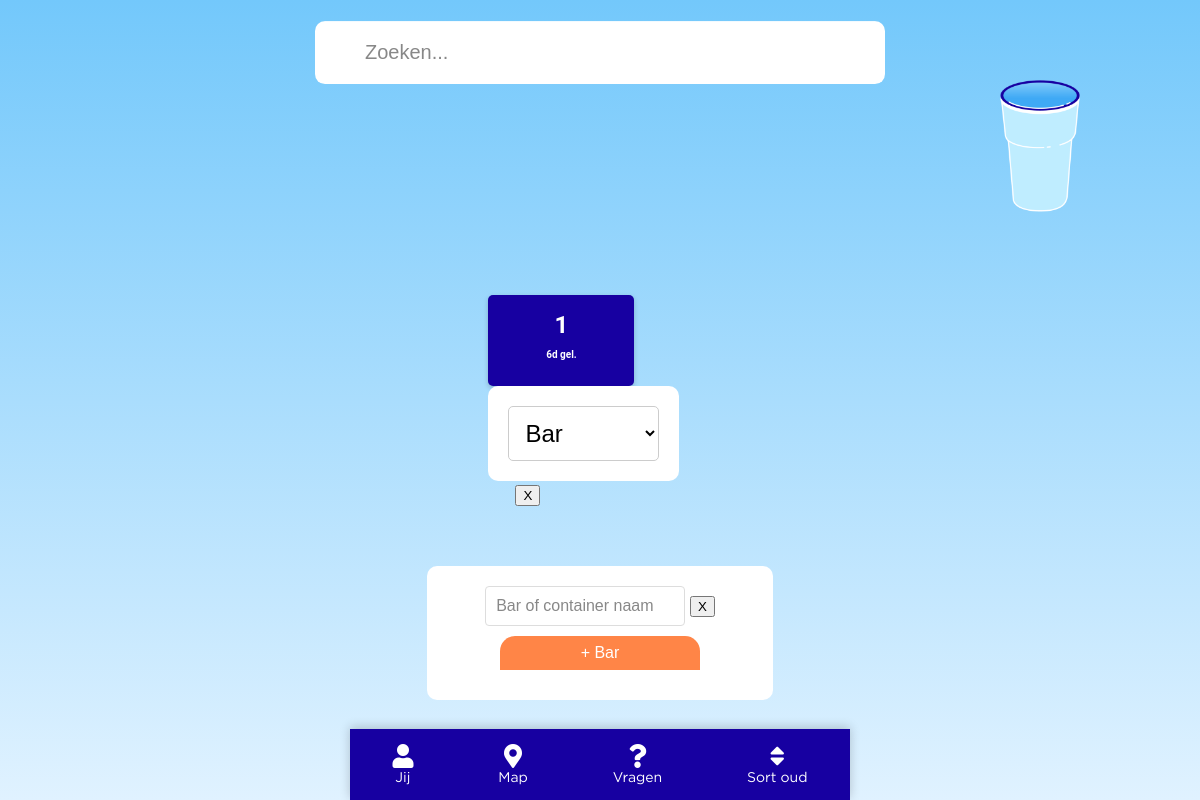
/location/24/1?user_id=1&from_admin=true (signed in), run on an earlier commit of the app's database.
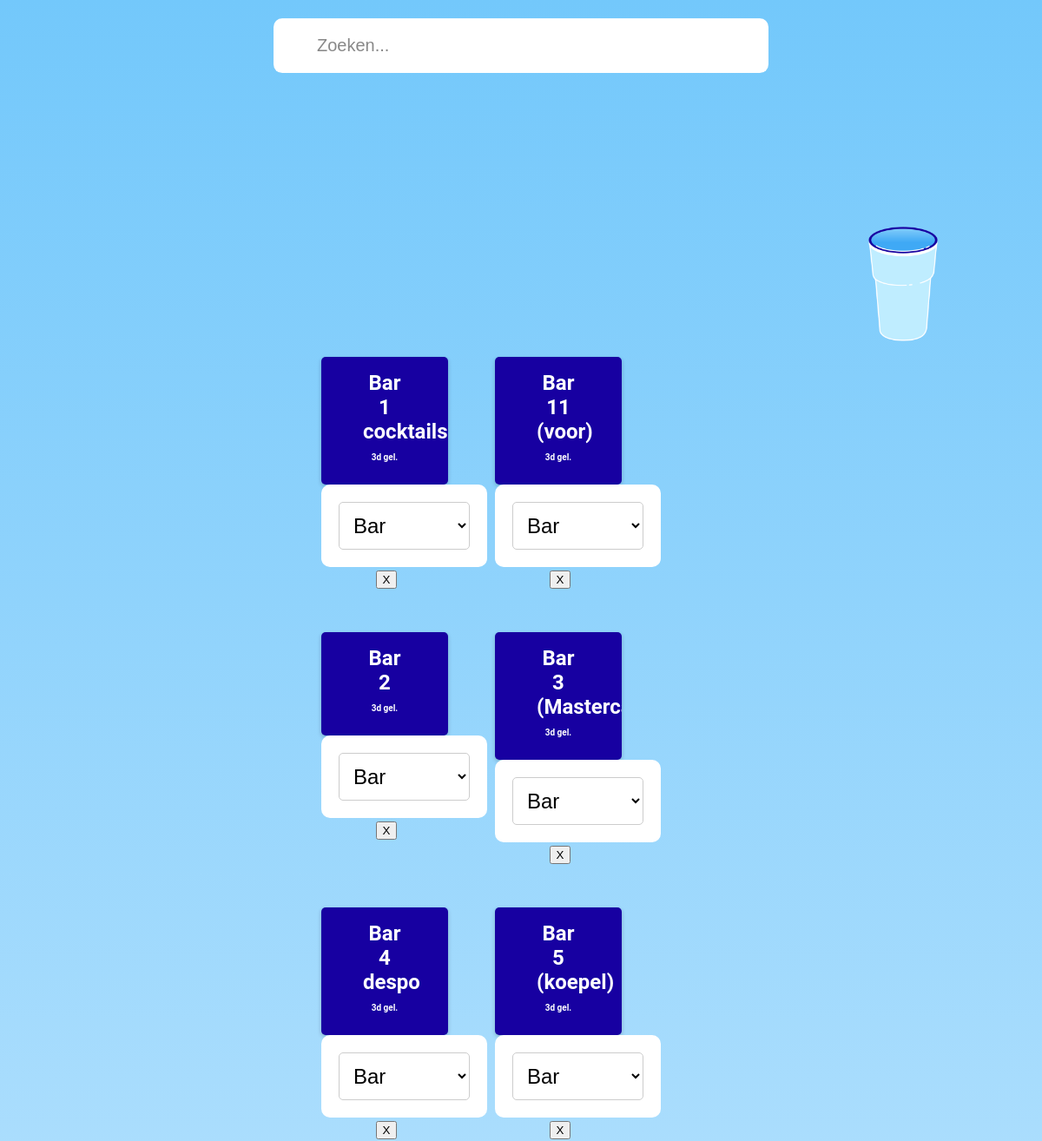
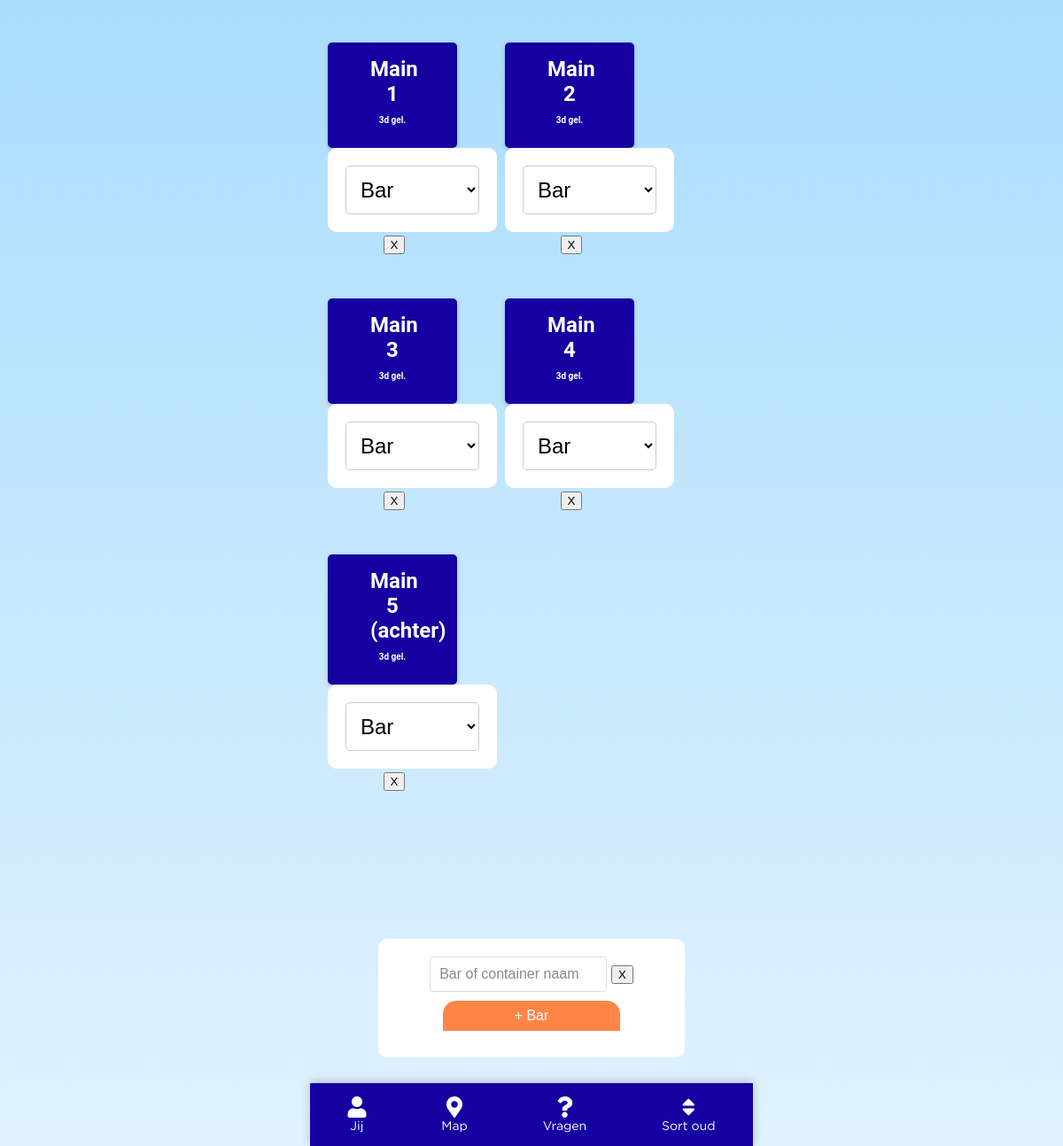
And on a later commit of the database (2 pictures, top to bottom).
### app.py (models this page shows, shortened)
class Bar(db.Model):
    id = db.Column(db.Integer, primary_key=True)
    name = db.Column(db.String(120), nullable=False)
    total_kg = db.Column(db.Integer, default=0)  # Total kilograms of zakken collected
    background_color = db.Column(db.String(10), default='#1700a1')  # New field to store color
    zakken = db.Column(db.Integer, nullable=False, default=0)
    bekers = db.Column(db.Integer, nullable=False, default=0)
    location_id = db.Column(db.Integer, db.ForeignKey('location.id'), nullable=False)
    location = db.relationship('Location', backref=db.backref('bars', lazy=True))
    x = db.Column(db.Float, nullable=True)  # X coordinate as percentage
    y = db.Column(db.Float, nullable=True)  # Y coordinate as percentage
    note = db.Column(db.String(1000))  # Assuming note is just a text field for simplicity
    url = db.Column(db.String)
    link = db.Column(db.String)
    last_checked_in = db.Column(db.DateTime, nullable=True)
    last_checked_in_user_id = db.Column(db.Integer, db.ForeignKey('user.id'), nullable=True)
    last_checked_in_user = db.relationship('User', foreign_keys=[last_checked_in_user_id], backref='checked_in_bars')
    notifications = db.relationship('Notification', backref='related_bar', lazy=True)  # Ensure unique backref name

### app.py (the view, shortened to what this page needs)
@app.route('/location/<int:user_id>/<int:location_id>', methods=['GET', 'POST'])
@login_required
def location(user_id, location_id):
    session['location_id'] = location_id  # Store location_id in session
    location = Location.query.get_or_404(location_id)
    bars = Bar.query.filter_by(location_id=location_id).all()
    bar_form = BarForm()  # For adding new bars
    bar_link_form = BarLinkForm()  # For navigating to a specific bar
    from_admin = request.args.get('from_admin', 'false').lower() == 'true'  # Capture the parameter
    formatted_bars = []
    for bar in bars:
        formatted_bar = {
            'id': bar.id,
            'name': bar.name,
            'total_kg': bar.total_kg,
            'background_color': bar.background_color,
            'zakken': bar.zakken,
            'bekers': bar.bekers,
            'location_id': bar.location_id,
            'last_checked_in': bar.last_checked_in.strftime('%Y-%m-%d %H:%M:%S') if bar.last_checked_in else None,
            'last_checked_in_user_id': bar.last_checked_in_user_id
        }
        formatted_bars.append(formatted_bar)
    return render_template('location.html', location=location, bars=formatted_bars, bar_form=bar_form, from_admin=from_admin, bar_link_form=bar_link_form, current_user=current_user)

### app.py
class BarForm(FlaskForm):
    name = StringField('Name', validators=[DataRequired()])
    link = StringField('Link', validators=[DataRequired(), URL()])  # Ensure this is included if you need a direct URL field
    submit = SubmitField('Add Bar')

class BarLinkForm(FlaskForm):
    bar_number = StringField('Bar Number', validators=[DataRequired()])
    submit = SubmitField('Create Link')

### app.py (called while the page is built)
def utc_to_local(utc_dt):
    if utc_dt is None:
        return None
    if isinstance(utc_dt, str):
        utc_dt = datetime.strptime(utc_dt, '%Y-%m-%d %H:%M:%S')
    if utc_dt.tzinfo is None:
        utc_dt = utc_dt.replace(tzinfo=pytz.utc)
    local_tz = pytz.timezone('Europe/Amsterdam')  # Use the Netherlands timezone
    local_dt = utc_dt.astimezone(local_tz)
    return local_tz.normalize(local_dt)  # Nor

@login_manager.user_loader
def load_user(user_id):
    return User.query.get(int(user_id))

@app.template_filter('humanize')
def humanize_time_since(dt):
    if dt is None:
        return "never"
    now = datetime.now(pytz.timezone('Europe/Amsterdam'))
    if dt.tzinfo is None:
        dt = pytz.timezone('Europe/Amsterdam').localize(dt)
    diff = now - dt
    seconds = diff.total_seconds()
    minutes = seconds // 60
    hours = minutes // 60
    days = hours // 24
    weeks = days // 7
    if seconds < 60:
        return "Net"
    elif minutes < 60:
        return f"{int(minutes)}m gel."
    elif hours < 24:
        return f"{int(hours)}u gel."
    elif days < 7:
        return f"{int(days)}d gel."
    else:
        return dt.strftime('%Y-%m-%d %H:%M:%S')  # Fall back to datetime string if older than a month

@app.template_filter('to_local')
def to_local_filter(utc_dt):
    return utc_to_local(utc_dt)

### templates/location.html (shortened to what this page needs)
{% extends "base.html" %}
{% block content %}
<div class="search-container location-bar">
    <form action="" method="get">
        <input type="text" id="barSearchInput" onkeyup="searchBars()" placeholder="Zoeken...">
    </form>
</div>
{% if from_admin %}
<div id="formContainer">
    <form id="barLinkForm" method="POST">
        <input type="text" name="bar_name" class="form-input jamooi" placeholder="Bar of container naam" required>
        <button type="button" onclick="removeForm()" class="remove-button">X</button>
        <input type="submit" value="+ Bar" class="submit-button jamooi">
    </form>
</div>
{% endif %}
<ul id="barsList" class="bars-list">
    {% set sorted_bars = bars | sort(attribute='name') %}
    {% for bar in sorted_bars %}
    <li>
        {% if bar.background_color == 'red' %}
            <span class="bar-button" style="display: none;">
                {{ bar.name }}
            </span>
        {% else %}
            <a href="{{ url_for('bar', bar_id=bar.id) }}" class="bar-button" style="background-color: {{ 'var(--bar-color)' if bar.background_color == 'blue' else 'var(--bar-color)' }};">
                <span class="bar-name">{{ bar.name }}</span>
                {% if bar.last_checked_in %}
                <p class="timeagog">{{ bar.last_checked_in | to_local | humanize }}</p>
            {% else %}
                <p class="timeagog">Nooit ingecheckt</p>
            {% endif %}
            </a>
        {% endif %}
        {% if current_user.is_admin %}
        <form method="POST" action="{{ url_for('update_bar_color', bar_id=bar.id) }}">
            <select name="color" onchange="this.form.submit()">
                <option value="blue" {% if bar.background_color == 'blue' %}selected{% endif %}>Bar</option>
            </select>
        </form>
            <button class="removeBarBtn" data-bar-id="{{ bar.id }}">X</button>
        {% endif %}
    </li>
    {% endfor %}
</ul>
<div class="bottom-navbar">
    <a href="{{ url_for('dashboard', user_id=current_user.id) }}" class="nav-item">
        <i class="fas fa-user"></i><span>Jij</span>
    </a>
    <a href="{{ url_for('map_page', location_id=location.id) }}" class="nav-item">
        <i class="fas fa-fas fa-map-marker-alt"></i><span>Map</span>
    </a>
    <a id="infoBtn" class="nav-item">
        <i class="fas fa-question"></i><span>Vragen</span>
    </a>
    <a href="#" id="sortCheckInBtn" class="nav-item" onclick="sortBarsByCheckIn()">
        <i class="fas fa-sort"></i><span>Sort oud</span>
    </a>
</div>
{% endblock %}

### templates/base.html (shortened to what this page needs)
<!DOCTYPE html>
<html lang="en">
  <head>
    <link
      rel="stylesheet"
      href="{{ url_for('static', filename='main.css') }}"
    />
    <link
      rel="stylesheet"
      href="https://cdnjs.cloudflare.com/ajax/libs/font-awesome/5.15.1/css/all.min.css"
    />
  </head>
  <body>
    <img
      src="{{ url_for('static', filename='cup.png') }}"
      alt="Floating Cup"
      class="new-floating-cup"
    />
    {% block content %} {% endblock %}
  </body>
</html>

### static/main.css (style rules this page uses)
:root { --pc: #1700a1; --cs: #ff8547; --bc: #fff; }
:root { --bar-color: #1700a1; --container-color: #ff8547; }
body { font-family: "Roboto", sans-serif; background: linear-gradient(to bottom, #73c8fb 0%, #e0f2ff 100%); margin: 0; padding: 0; display: flex; height: 100vh; align-items: center; flex-wrap: wrap; justify-content: center; overflow-x: hidden; }
.location-bar { position: absolute; top: 20px; }
.location-bar form { width: 90vw; background-color: transparent; }
#barSearchInput { width: 70vw; font-size: 20px; border-radius: 10px; border: none; padding: 20px; padding-left: 20px; background-image: url("https://upload.wikimedia.org/wikipedia/commons/5/55/Magnifying_glass_icon.svg"); background-repeat: no-repeat; background-size: 20px; background-repeat: no-repeat; background-position: 10px center; padding-left: 50px; max-width: 500px; position: absolute; top: 50%; left: 50%; transform: translate(-50%, -30%); }
.bar-button { padding: 25px; text-decoration: none; color: #4e73df; border-radius: 15px; color: white; }
.timeagog { font-size: 10px; }
.search-container { align-items: center; display: flex; justify-content: left; }
li { background-color: var(--pc); padding: 10px; text-decoration: none; color: white; border-radius: 15px; }
li a { text-decoration: none; color: white; }
.form-input { border: 1px solid #ddd; border-radius: 4px; padding: 10px; margin-bottom: 10px; width: 100%; box-sizing: border-box; transition: border 0.3s ease-in-out; }
.jamooi { width: 200px; max-width: 200px; }
#formContainer { position: absolute; bottom: 100px; text-align: center; }
.submit-button { background-color: var(--pc); color: white; padding: 10px 20px; border: none; border-radius: 4px; cursor: pointer; width: 100%; transition: background-color 0.3s ease-in-out; }
.bars-list { display: flex; flex-wrap: wrap; gap: 10px; list-style: none; padding: 0; margin-top: -120px; padding-top: 230px; padding-bottom: 300px; max-height: 70vh; overflow-y: auto; max-width: 500px; }
.bars-list li { background-color: transparent !important; }
.bars-list li a { background-color: var(--pc); color: white; display: flex; justify-content: center; align-items: center; text-decoration: none; box-shadow: 0 2px 5px rgba(0, 0, 0, 0.2); transition: background-color 0.3s ease; min-width: 50px; text-align: center; font-size: 1em !important; font-weight: bold; border-radius: 5px; width: fit-content; padding: 16px 48px; max-width: 50px; font-size: 1.3em; overflow: hidden; }
::placeholder { color: #888; }
form { background: #fff; padding: 20px; border-radius: 10px; display: inline-block; }
form label, form select, form input[type="submit"] { font-size: 1em; }
form select { padding: 0.5em; border: 1px solid #ccc; border-radius: 5px; background-color: var(--bc); }
form input[type="submit"] { padding: 0.5em 1em; border: none; border-radius: 15px 15px 0px 0px; background-color: var(--cs); color: white; cursor: pointer; transition: background-color 0.3s ease; margin-top: 0; }
.bottom-navbar { position: fixed; bottom: 0; width: 100%; box-shadow: 0 -2px 10px rgba(0, 0, 0, 0.2); background-color: var(--pc); display: flex; justify-content: space-around; padding: 15px 0; z-index: 998; max-width: 500px; }
.nav-item { text-decoration: none; color: var(--bc); text-align: center; transition: transform 0.2s; }
.nav-item i { display: block; margin: 0 auto; font-size: 24px; transition: color 0.2s; cursor: pointer; }
.nav-item span { display: block; font-size: 14px; margin-top: 4px; }
input[type="submit"] { padding: 15px 20px; font-size: 18px; margin-top: 10px; width: 100%; }
input[type="text"], input[type="password"], input[type="submit"] { font-size: 16px; }
.search-container { margin-bottom: 20px; }
.locations-list, .bars-list { list-style: none; padding: 0; margin: 0; display: flex; flex-wrap: wrap; }
.bars-list li { background-color: var(--pc); padding: 10px; text-decoration: none; color: white; border-radius: 15px; margin: 10px; width: 45%; text-align: center; }
.locations-list li a, .bars-list li a { text-decoration: none; color: white; display: block; width: 100%; }
.new-floating-cup { position: absolute; top: 10%; right: 10%; width: 80px; height: auto; animation: newFloatAnimation 6s ease-in-out infinite; z-index: 1; }
.bars-list li { width: 30%; font-size: 1.5em; }

What changed in the data, as far as the page shows it:
added Bar: name "Bar 1 cocktails", last_checked_in|to_local "3d gel."
added Bar: name "Bar 11 (voor)", last_checked_in|to_local "3d gel."
added Bar: name "Bar 2", last_checked_in|to_local "3d gel."
added Bar: name "Bar 3…", last_checked_in|to_local "3d gel."
added Bar: name "Bar 4 despo", last_checked_in|to_local "3d gel."
added Bar: name "Bar 5 (koepel)", last_checked_in|to_local "3d gel."
added Bar: name "Main 1", last_checked_in|to_local "3d gel."
added Bar: name "Main 2", last_checked_in|to_local "3d gel."
added Bar: name "Main 3", last_checked_in|to_local "3d gel."
added Bar: name "Main 4", last_checked_in|to_local "3d gel."
added Bar: name "Main 5 (achter)", last_checked_in|to_local "3d gel."
